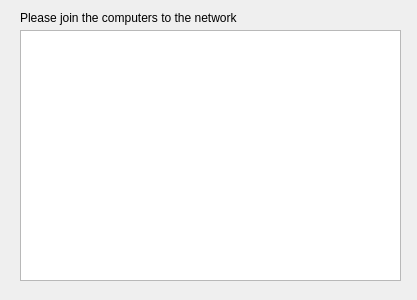
<?xml version="1.0" encoding="UTF-8"?>
<ui version="4.0">
 <class>TablePage</class>
 <widget class="QWizardPage" name="TablePage">
  <property name="geometry">
   <rect>
    <x>0</x>
    <y>0</y>
    <width>417</width>
    <height>300</height>
   </rect>
  </property>
  <property name="windowTitle">
   <string>WizardPage</string>
  </property>
  <widget class="QTableWidget" name="tableWidget">
   <property name="geometry">
    <rect>
     <x>20</x>
     <y>30</y>
     <width>381</width>
     <height>251</height>
    </rect>
   </property>
  </widget>
  <widget class="QLabel" name="label">
   <property name="geometry">
    <rect>
     <x>20</x>
     <y>10</y>
     <width>331</width>
     <height>16</height>
    </rect>
   </property>
   <property name="minimumSize">
    <size>
     <width>331</width>
     <height>16</height>
    </size>
   </property>
   <property name="maximumSize">
    <size>
     <width>331</width>
     <height>16</height>
    </size>
   </property>
   <property name="text">
    <string>Please join the computers to the network</string>
   </property>
  </widget>
 </widget>
 <resources/>
 <connections/>
</ui>
